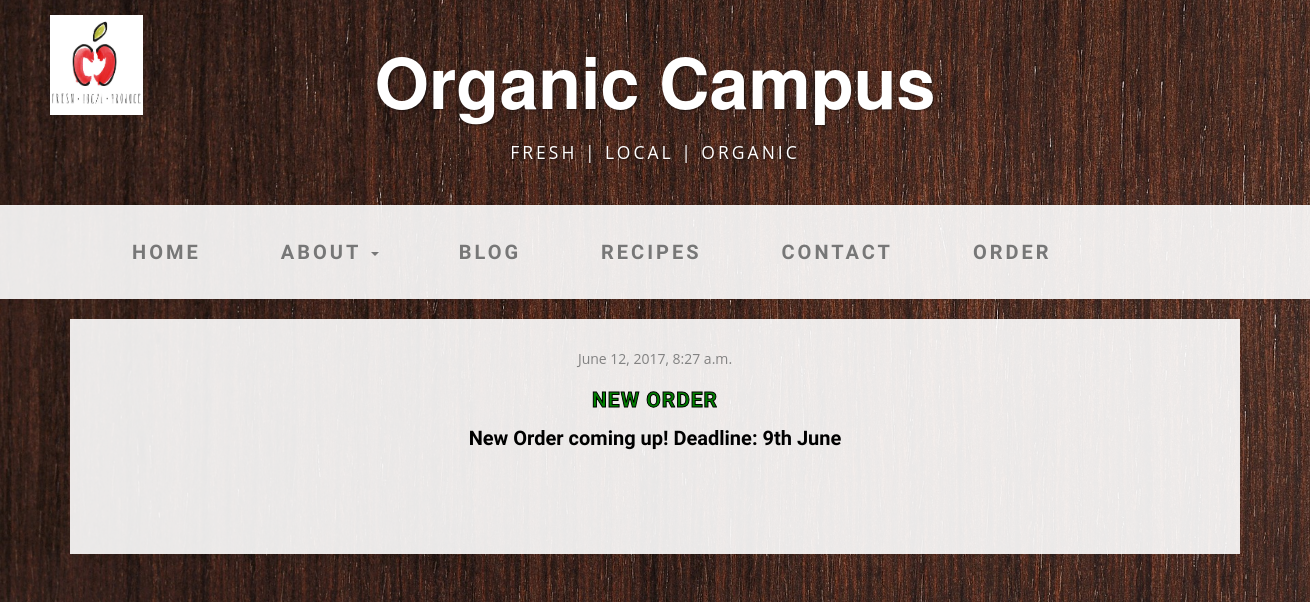
Screenshot of /post/7/ with the database file from the repository.
### blog/models.py (models this page shows, shortened)
class Post(models.Model):
    author = models.ForeignKey('auth.User')
    title = models.CharField(max_length=200)
    text = models.TextField()
    created_date = models.DateTimeField(
            default=timezone.now)
    published_date = models.DateTimeField(
            blank=True, null=True)

### blog/views.py (the view)
# urls.py: url(r'^post/(?P<pk>\d+)/$', views.post_detail, name='post_detail'),
def post_detail(request, pk):
    post = get_object_or_404(Post, pk=pk)
    return render(request, 'blog/post_detail.html', {'post': post})

### blog/templates/blog/post_detail.html (shortened to what this page needs)
{% extends 'blog/base.html' %}
{% block content %}
    <div class="post">
        {% if post.published_date %}
            <div class="date">
                {{ post.published_date }}
            </div>
        {% endif %}
        <h1>{{ post.title }}</h1>
        <p>{{ post.text|linebreaksbr }}</p>
    </div>
{% endblock %}

### blog/static/css/business-casual.css (style rules this page uses)
body { font-family: "Open Sans","Helvetica Neue",Helvetica,Arial,sans-serif; background: url('../img/dark.jpg') no-repeat center center fixed; -webkit-background-size: cover; -moz-background-size: cover; background-size: cover; -o-background-size: cover; }
h1, h2, h3, h4, h5, h6 { text-transform: uppercase; font-family: "Josefin Slab","Helvetica Neue",Helvetica,Arial,sans-serif; font-weight: 700; letter-spacing: 1px; color: green; -webkit-text-stroke: 1px black; font-size: 150%; }
p { font-size: 1.25em; line-height: 1.6; color: #000; }

### blog/static/css/blog.css (style rules this page uses)
body { background: url("../img/dark.jpg") no-repeat center center fixed; background-size: cover; }
h1, h2, h3, h4 { font-family: 'Yantramanav', sans-serif; }
.date { color: #828282; }
.post { margin-bottom: 70px; }
p { color: #000000; font-weight: bold; font-size: 20px; font-family: 'Yantramanav', sans-serif; }

### rows the page displays
Post: published_date "June 12, 2017, 8:27 a.m.", title "NEW ORDER", text "New Order coming up! Deadline: 9th June"
